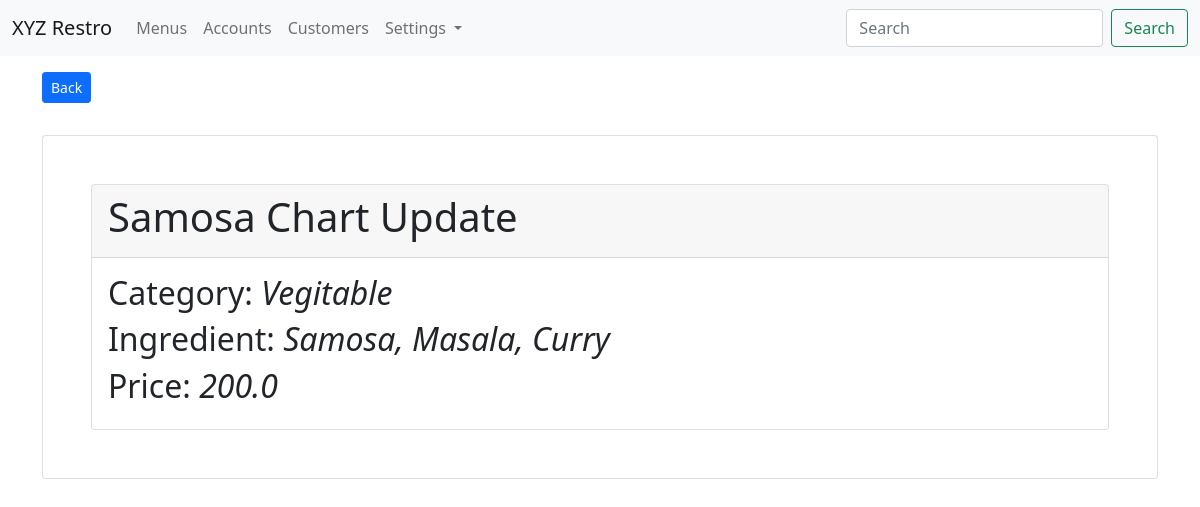
/menus/show/5/, run on the app's committed database.
### app_menus/models.py (models this page shows, shortened)
class Menu(models.Model):
    menu_title = models.CharField(max_length=100)
    menu_price = models.FloatField(default=0.00)
    menu_ingredient = models.CharField(max_length=100)
    menu_category = models.ForeignKey(Category, on_delete=models.CASCADE)
    menu_img = models.FileField(upload_to="images/menus/", blank=True, null=True)
    menu_created_at = models.DateTimeField(auto_now_add=True)
    is_active = models.BooleanField(default=True)
    class Meta:
        db_table = "restro_menus"
        ordering = ["-menu_title"]

class Category(models.Model):
    category_title = models.CharField(max_length=100)
    category_code = models.CharField(max_length=20, null=True, blank=True)
    class Meta:
        db_table = "restro_categories"
        ordering = ["-category_title"]

### app_menus/views.py (the view)
# urls.py: path('show/<int:id>/', views.show_menu, name='menu-show'),
def show_menu(request, id):
    menu_obj = Menu.objects.get(id=id)
    context = {"data": menu_obj}
    return render(request, 'menus/show_menu.html', context)

### templates/menus/show_menu.html (shortened to what this page needs)
{% extends 'layouts/master.html' %}
{% block content %}
<div class="container">
    <a href="{% url 'menu-list' %}" class="btn btn-sm btn-primary mb-3 mt-3">Back</a>
    <div class="card p-5 mt-3">
        <div class="card">
            <div class="card-header">
                <h1>{{ data.menu_title }}</h1>
            </div>
            <div class="card-body">
                <h2>Category: <i>{{ data.menu_category.category_title }}</i></h2>
                <h2>Ingredient: <i>{{ data.menu_ingredient }}</i></h2>
                <h2>Price: <i>{{ data.menu_price }}</i></h2>
            </div>
        </div>
    </div>
</div>
{% endblock %}

### data on the page
Menu: menu_title "Samosa Chart Update", menu_category.category_title "Vegitable", menu_ingredient "Samosa, Masala, Curry", menu_price "200.0"
